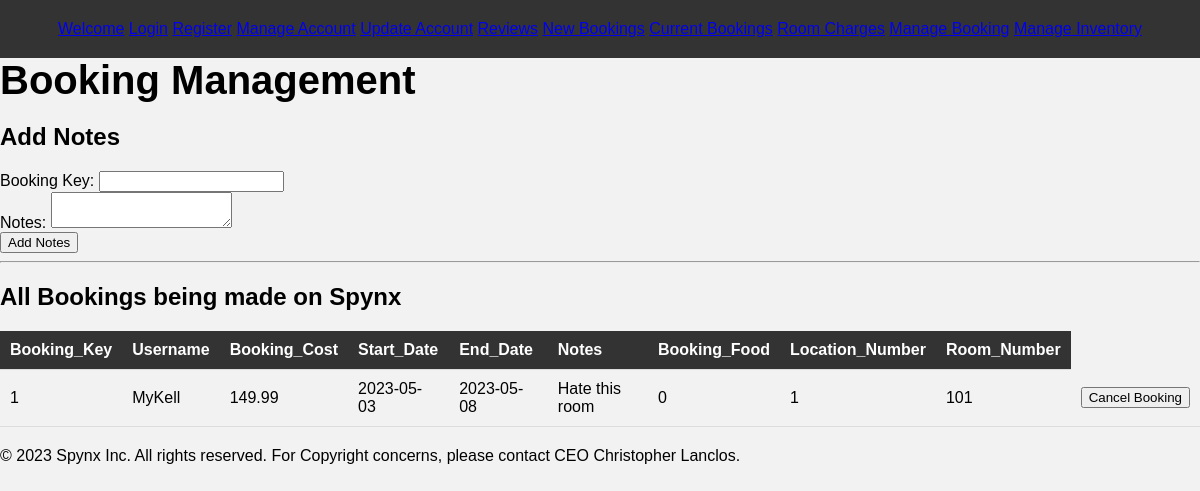
Screenshot of /manageBooking.php with the database file from the repository.
### tables this page shows
CREATE TABLE `booking` (
  `BOOKING_KEY` int(11) NOT NULL,
  `USERNAME` varchar(48) NOT NULL,
  `BOOKING_COST` double NOT NULL,
  `BOOKING_START` date NOT NULL,
  `BOOKING_END` date NOT NULL,
  `BOOKING_NOTES` text NOT NULL,
  `BOOKING_FOOD` int(11) NOT NULL,
  `LOCATION_NUMBER` int(11) NOT NULL,
  `ROOM_NUMBER` varchar(48) NOT NULL
);

### manageBooking.php (the view, shortened to what this page needs)
<!DOCTYPE html>
<html>
<head>
	<header>
        <a class="active" href="welcome.php">Welcome</a>
        <a href="login.php">Login</a>
        <a href="register.php">Register</a>
        <a href="manageAccounts.php">Manage Account</a>
        <a href="updateaccount.php">Update Account</a>
        <a href="review.php">Reviews</a>
        <a href="newBookings.php">New Bookings</a>
        <a href="currentBookings.php">Current Bookings</a>
        <a href="roomCharges.php">Room Charges</a>
        <a href="manageBooking.php">Manage Booking</a>
        <a href="manageInventory.php">Manage Inventory</a>
    </header>
  <link rel="stylesheet" href="./roomCharges.css" type="text/css">
</head>
<body>
	<h1>Booking Management</h1>
	<h2>Add Notes</h2>
	<form action="manageBooking.php" method="post">
			Booking Key: <input type="text" name="booking_key"><br>
			Notes: <textarea name="booking_notes"></textarea><br>
			<input type="submit" value="Add Notes">
	</form>
	<hr>
	<h2>All Bookings being made on Spynx</h2>
	<table>
		<tr>
			<th>Booking_Key</th>
			<th>Username</th>
			<th>Booking_Cost</th>
			<th>Start_Date</th>
			<th>End_Date</th>
			<th>Notes</th>
			<th>Booking_Food</th>
			<th>Location_Number</th>
			<th>Room_Number</th>
		</tr>
		<?php
    $connection = mysqli_connect("localhost", "root", "", "hotel");
		$query = "SELECT * FROM booking";
		$result = mysqli_query($connection, $query);
		if (mysqli_num_rows($result) > 0) {
			while ($row = mysqli_fetch_assoc($result)) {
				echo "<tr>";
				echo "<td>" . $row['BOOKING_KEY'] . "</td>";
				echo "<td>" . $row['USERNAME'] . "</td>";
				echo "<td>" . $row['BOOKING_COST'] . "</td>";
				echo "<td>" . $row['BOOKING_START'] . "</td>";
				echo "<td>" . $row['BOOKING_END'] . "</td>";
				echo "<td>" . $row['BOOKING_NOTES'] . "</td>";
				echo "<td>" . $row['BOOKING_FOOD'] . "</td>";
				echo "<td>" . $row['LOCATION_NUMBER'] . "</td>";
				echo "<td>" . $row['ROOM_NUMBER'] . "</td>";
				echo "<td>";
				echo "<form method='post' action='manageBookings.php'>";
				echo "<input type='submit' name='cancel_booking' value='Cancel Booking'>";
				echo "</form>";
				echo "</td>";
				echo "</tr>";
			}
		} else {
			echo "<tr><td colspan='7'>You have no bookings.</td></tr>";
		}
  ?>
</table>
</body>
<footer>
  <p>&copy; 2023 Spynx Inc. All rights reserved. For Copyright concerns, please contact CEO Christopher Lanclos.</p>
</footer>
</html>

### roomCharges.css (style rules this page uses)
body { font-family: Arial, sans-serif; margin: 0; padding: 0; background-color: #f2f2f2; }
header { background-color: #333; color: white; padding: 20px; text-align: center; }
h1 { margin: 0; font-size: 40px; }
table { width: 100%; border-collapse: collapse; margin-bottom: 20px; }
th, td { padding: 10px; text-align: left; border-bottom: 1px solid #ddd; }
th { background-color: #333; color: white; }

### rows the page displays
booking: BOOKING_KEY "1", USERNAME "MyKell", BOOKING_COST "149.99", BOOKING_START "2023-05-03", BOOKING_END "2023-05-08", BOOKING_NOTES "Hate this room", BOOKING_FOOD "0", LOCATION_NUMBER "1", ROOM_NUMBER "101"
